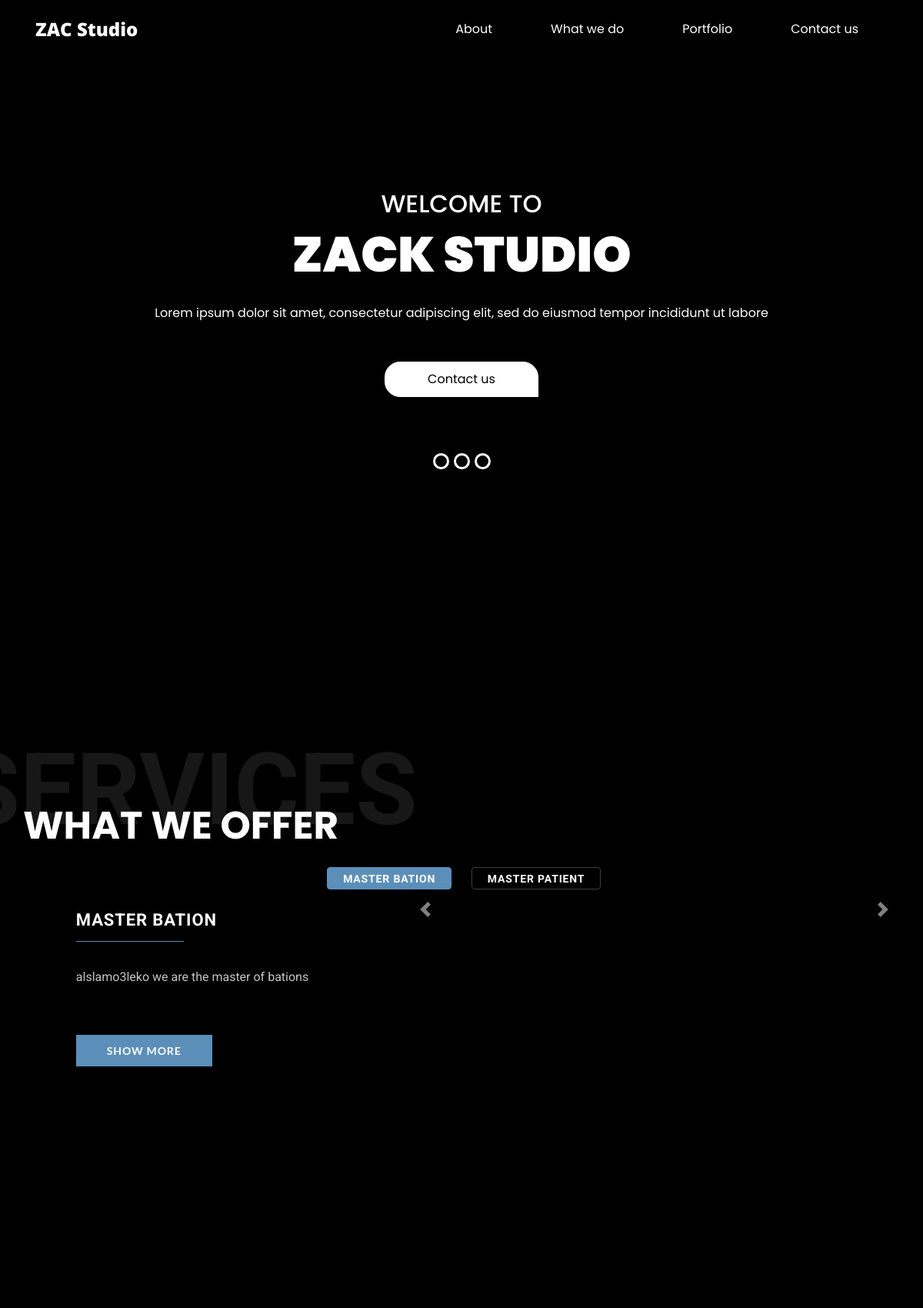
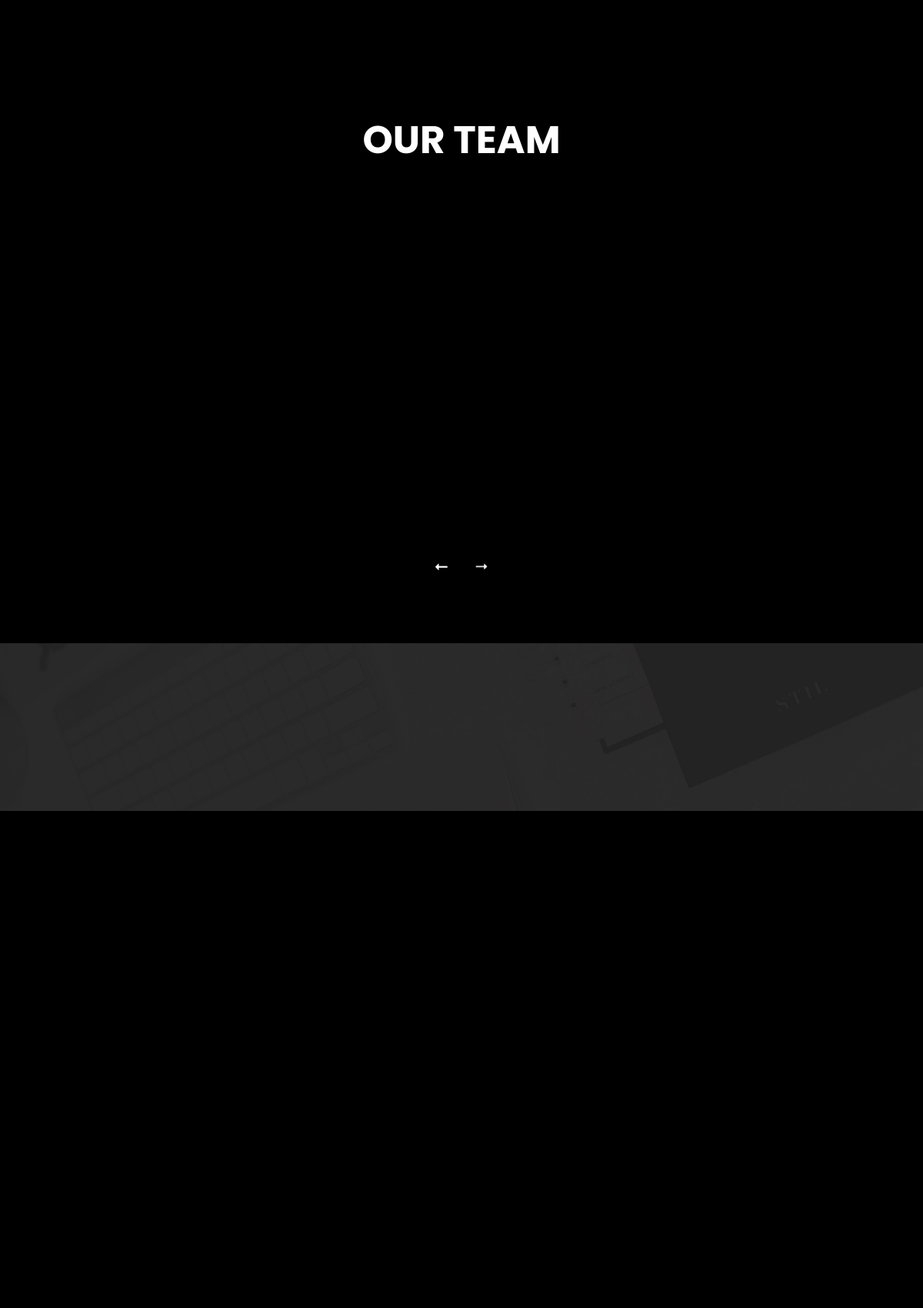
The page / (upper part) on the database its author committed (2 pictures, top to bottom).
### app/models.py (models this page shows, shortened)
class Service(models.Model):
    title = models.CharField(max_length=100)
    description = models.TextField()
    home_page_services_section_images = models.ManyToManyField(Image, related_name='home_page_services')
    portfolio_page_service_images = models.ManyToManyField(Image, related_name='portfolio_page_services')

### app/views.py (the view)
# urls.py: path('', views.home, name='app-home'),
def home(request):
    main_video = BackgroundVideo.objects.filter(is_main=True).first()
    services = Service.objects.all()
    context = {
        'main_video': main_video,
        'services': services
    }
    return render(request, 'app/index.html', context)

### app/templates/app/index.html (shortened to what this page needs)
{% extends "app/base.html" %}
{% block content %}
{% load static %}
  <div class="hero_area" id="hero_area">
    <div class="video_section">
      <div class="video_container">
        <video autoplay muted loop id="video_background">
          <source src="{{ main_video.video.url }}"  type="video/mp4">
        </video>
      </div>
    <section class=" slider_section position-relative">
      <div class="container">
        <div id="carouselExampleIndicators" class="carousel slide" data-ride="carousel">
          <ol class="carousel-indicators">
            <li data-target="#carouselExampleIndicators" data-slide-to="0" class="active"></li>
            <li data-target="#carouselExampleIndicators" data-slide-to="1"></li>
            <li data-target="#carouselExampleIndicators" data-slide-to="2"></li>
          </ol>
          <div class="carousel-inner">
            <div class="carousel-item active">
              <div class="row">
                <div class="col">
                  <div class="detail-box">
                    <div>
                      <h2>
                        welcome to
                      </h2>
                      <h1 class="m-color">
                        Zack studio
                      </h1>
                      <p>
                        Lorem ipsum dolor sit amet, consectetur adipiscing elit, sed do eiusmod tempor incididunt ut
                        labore
                      </p>
                      <div class="">
                        <a href="">
                          Contact us
                        </a>
                      </div>
                    </div>
                  </div>
                </div>
              </div>
            </div>
          </div>
        </div>
      </div>
    </section>
  </div>
  </div>
  <section class="do_section layout_padding ">
    <div class="container">
      <div class="heading_container">
        <div _ngcontent-ng-c2642152809="" class="section-head__back">Services</div>
        <h2>
          What we offer
        </h2>
    </div>
  </div>
  <div class="pt-3 container-fluid">
    <ul class="nav nav-pills mb-3 nav-head" id="pills-tab" role="tablist">
      {% for service in services %}
      <li class="nav-item ml-3" role="presentation">
        <button class="nav-link {% if forloop.first %}active{% endif %} button-style" id="service-tab-{{ service.id }}" data-bs-toggle="pill" data-bs-target="#service-{{ service.id }}" type="button" role="tab" aria-controls="service-{{ service.id }}" aria-selected="{% if forloop.first %}true{% else %}false{% endif %}">{{ service.title }}</button>
      </li>
      {% endfor %}
    </ul>
    <div class="tab-content" id="pills-tabContent">
      {% for service in services %}
      <div class="tab-pane fade {% if forloop.first %}show active{% endif %}" id="service-{{ service.id }}" role="tabpanel" aria-labelledby="service-tab-{{ service.id }}">
        <div class="row">
            <div class="services-box col-12 col-md-5 d-flex">
                <div class="services-text">
                    <h1>{{ service.title }}</h1>
                    <p>{{ service.description }}</p>
                    <div class="show-button">
                        <a href="{% url 'app-portfolio' service.id %}">show more</a>
                    </div>
                </div>
            </div>
            <div class="img-box col-12 col-md-7">
                <div id="carousel-service-{{ service.id }}" class="carousel slide" data-ride="carousel" data-interval="1500">
                    <a class="carousel-control-prev" href="#carousel-service-{{ service.id }}" role="button" data-slide="prev">
                        <span class="carousel-control-prev-icon" aria-hidden="true"></span>
                    </a>
                    <a class="carousel-control-next" href="#carousel-service-{{ service.id }}" role="button" data-slide="next">
                        <span class="carousel-control-next-icon" aria-hidden="true"></span>
                    </a>
                </div>
            </div>
        </div>
    </div>
      {% endfor %}
    </div>
    </div>
  </section>
  <section class="who_section">
    <div class="container">
      <div class="row">
      </div>
    </div>
  </section>
  <section class="client_section">
    <div class="container">
      <div class="heading_container">
        <h2>
          Our team
        </h2>
      </div>
      <div class="carousel-wrap ">
        <div class="owl-carousel">
        </div>
      </div>
    </div>
  </section>
  <section class="target_section layout_padding2">
    <div class="container">
      <div class="row">
      </div>
    </div>
  </section>
  {% endblock content %}

### app/static/app/css/responsive.css (style rules this page uses)
@media (min-width: 1200px) { .container { max-width: 1170px; } }

### rows shown on the page
Service: title "MASTER BATION", description "alslamo3leko we are the master of bations"
Service: title "MASTER PATIENT"
